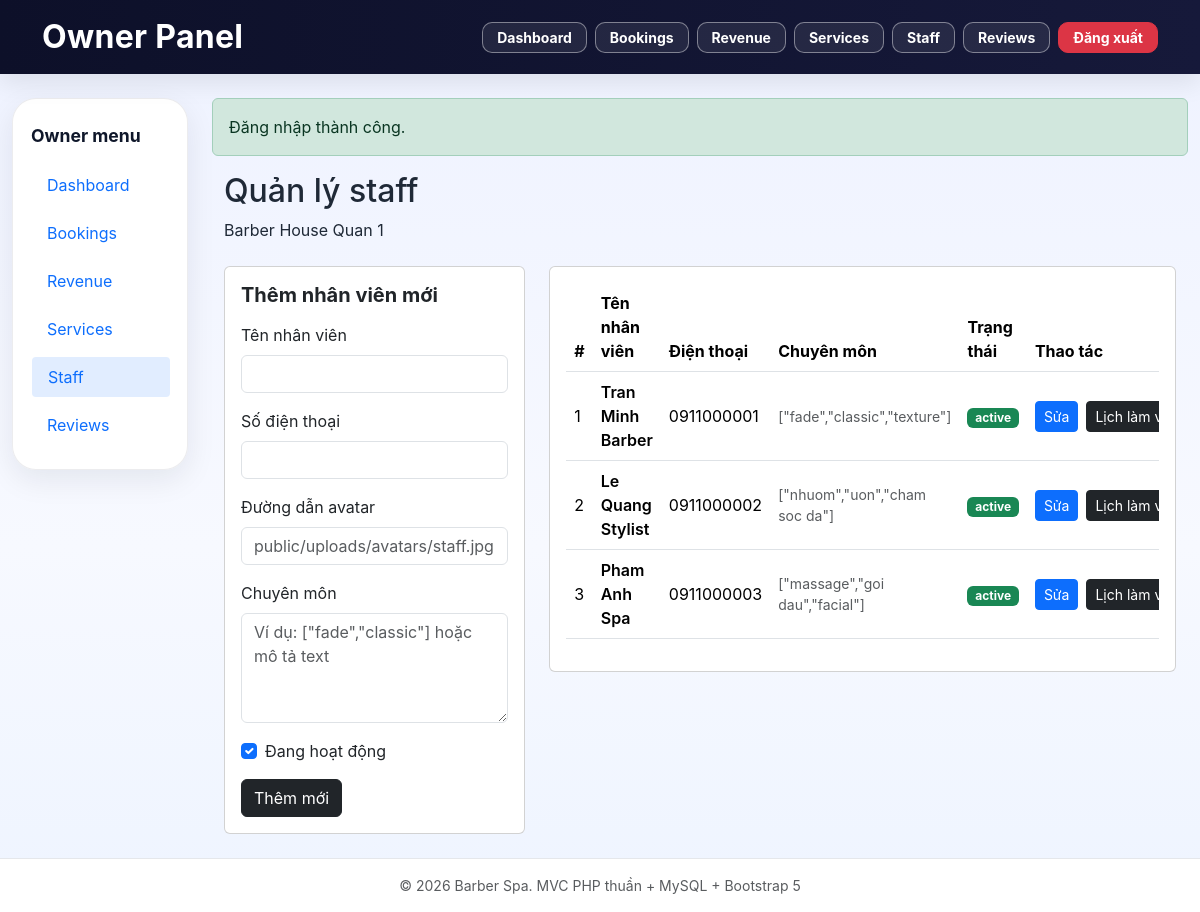
/owner/staff (signed in), run on the app's committed database.
### tables this page shows
CREATE TABLE salons (
    id INT UNSIGNED AUTO_INCREMENT PRIMARY KEY,
    owner_id INT UNSIGNED NOT NULL,
    name VARCHAR(200) NOT NULL,
    address VARCHAR(255) NOT NULL,
    district VARCHAR(100) NOT NULL,
    city VARCHAR(100) NOT NULL,
    phone VARCHAR(20) NOT NULL,
    description TEXT NULL,
    search_keywords TEXT NULL,
    open_time TIME NOT NULL DEFAULT '08:00:00',
    close_time TIME NOT NULL DEFAULT '20:00:00',
    working_days VARCHAR(100) NOT NULL DEFAULT '1,2,3,4,5,6',
    avg_rating DECIMAL(3,2) NOT NULL DEFAULT 0.00,
    total_reviews INT NOT NULL DEFAULT 0,
    total_bookings INT NOT NULL DEFAULT 0,
    status ENUM('pending', 'active', 'hidden', 'rejected', 'deleted') NOT NULL DEFAULT 'pending',
    reject_reason TEXT NULL,
    latitude DECIMAL(10,7) NULL,
    longitude DECIMAL(10,7) NULL,
    created_at TIMESTAMP NULL DEFAULT CURRENT_TIMESTAMP,
    updated_at TIMESTAMP NULL DEFAULT CURRENT_TIMESTAMP ON UPDATE CURRENT_TIMESTAMP,

    CONSTRAINT fk_salons_owner
        FOREIGN KEY (owner_id) REFERENCES users(id)
        ON DELETE CASCADE,

    INDEX idx_salons_owner (owner_id),
    INDEX idx_salons_status (status),
    INDEX idx_salons_city (city),
    INDEX idx_salons_district (district),
    INDEX idx_salons_rating (avg_rating),
    INDEX idx_salons_bookings (total_bookings),
    FULLTEXT KEY ft_salons_search (name, description, search_keywords)
);

CREATE TABLE staff (
    id INT UNSIGNED AUTO_INCREMENT PRIMARY KEY,
    salon_id INT UNSIGNED NOT NULL,
    name VARCHAR(150) NOT NULL,
    phone VARCHAR(20) NULL,
    avatar VARCHAR(255) NULL,
    specialties LONGTEXT NULL,
    is_active TINYINT(1) NOT NULL DEFAULT 1,

    CONSTRAINT fk_staff_salon
        FOREIGN KEY (salon_id) REFERENCES salons(id)
        ON DELETE CASCADE,

    INDEX idx_staff_salon (salon_id),
    INDEX idx_staff_active (is_active)
);

### core/helpers.php (called while the page is built, shortened)
<?php
function e(?string $value): string
{
    return htmlspecialchars((string) $value, ENT_QUOTES, 'UTF-8');
}
function render(string $view, array $data = [], string $layout = 'app'): void
{
    extract($data, EXTR_SKIP);
    require __DIR__ . '/../views/' . $view . '.php';
}

### controllers/owner/StaffController.php (called while the page is built, shortened)
<?php
require_once __DIR__ . '/../../models/Salon.php';
require_once __DIR__ . '/../../models/Staff.php';
class StaffController
{
    private Salon $salonModel;
    private Staff $staffModel;
    public function __construct()
    {
        $this->salonModel = new Salon();
        $this->staffModel = new Staff();
    }
    public function index(): void
    {
        $ownerId = (int) Auth::id();
        $salon = $this->salonModel->getFirstByOwnerId($ownerId);
        $staffList = $this->staffModel->getBySalonId((int) $salon['id']);
        $editingStaff = null;
        render('owner/staff/index', [
    'pageTitle' => 'Owner Staff - ' . APP_NAME,
    'navSection' => 'owner',
    'salon' => $salon,
    'staffList' => $staffList,
    'editingStaff' => $editingStaff,
]);
    }
}

### core/Database.php (called while the page is built, shortened)
<?php
class Database
{
    private static ?PDO $instance = null;
    public static function getInstance(): PDO
    {
        if (self::$instance === null) {
            $dsn = 'mysql:host=' . DB_HOST
                . ';port=' . DB_PORT
                . ';dbname=' . DB_NAME
                . ';charset=' . DB_CHARSET;
            $options = [
                PDO::ATTR_ERRMODE => PDO::ERRMODE_EXCEPTION,
                PDO::ATTR_DEFAULT_FETCH_MODE => PDO::FETCH_ASSOC,
                PDO::ATTR_EMULATE_PREPARES => false,
            ];
            self::$instance = new PDO($dsn, DB_USER, DB_PASS, $options);
        }
        return self::$instance;
    }
}

### core/Auth.php (called while the page is built, shortened)
<?php
class Auth
{
    public static function id(): ?int
    {
        return isset($_SESSION['user']['id']) ? (int) $_SESSION['user']['id'] : null;
    }
}

### models/Salon.php (called while the page is built, shortened)
<?php
class Salon
{
    private PDO $db;
    public function __construct()
    {
        $this->db = Database::getInstance();
    }
    public function getFirstByOwnerId(int $ownerId): ?array
    {
        $sql = "SELECT * FROM salons
                WHERE owner_id = :owner_id
                ORDER BY id ASC
                LIMIT 1";
        $stmt = $this->db->prepare($sql);
        $stmt->execute(['owner_id' => $ownerId]);
        $salon = $stmt->fetch();
        return $salon ?: null;
    }
}

### models/Staff.php (called while the page is built, shortened)
<?php
class Staff
{
    private PDO $db;
    public function __construct()
    {
        $this->db = Database::getInstance();
    }
    public function getBySalonId(int $salonId, bool $onlyActive = false): array
    {
        $sql = "SELECT * FROM staff WHERE salon_id = :salon_id";
        $params = ['salon_id' => $salonId];
        $sql .= " ORDER BY id ASC";
        $stmt = $this->db->prepare($sql);
        $stmt->execute($params);
        return $stmt->fetchAll();
    }
}

### views/owner/staff/index.php (the view, shortened to what this page needs)
<?php
function ownerStaffStatusBadgeClass($isActive): string
{
    return ((int) $isActive === 1) ? 'bg-success' : 'bg-secondary';
}
?>
<div class="container">
    <div class="mb-4">
        <h2 class="page-section-title">Quản lý staff</h2>
        <div class="page-section-subtitle"><?= e($salon['name']) ?></div>
    </div>
    <div class="row g-4">
        <div class="col-lg-4">
            <div class="card">
                <div class="card-body">
                    <h5 class="fw-bold mb-3">
                        <?= $editingStaff ? 'Sửa nhân viên' : 'Thêm nhân viên mới' ?>
                    </h5>
                    <form method="POST" action="<?= e(BASE_URL . '/owner/staff') ?>">
                        <div class="mb-3">
                            <label class="form-label">Tên nhân viên</label>
                            <input
                                type="text"
                                name="name"
                                class="form-control"
                                value="<?= e((string) ($editingStaff['name'] ?? '')) ?>"
                                required
                            >
                        </div>
                        <div class="mb-3">
                            <label class="form-label">Số điện thoại</label>
                            <input
                                type="text"
                                name="phone"
                                class="form-control"
                                value="<?= e((string) ($editingStaff['phone'] ?? '')) ?>"
                            >
                        </div>
                        <div class="mb-3">
                            <label class="form-label">Đường dẫn avatar</label>
                            <input
                                type="text"
                                name="avatar"
                                class="form-control"
                                value="<?= e((string) ($editingStaff['avatar'] ?? '')) ?>"
                                placeholder="public/uploads/avatars/staff.jpg"
                            >
                        </div>
                        <div class="mb-3">
                            <label class="form-label">Chuyên môn</label>
                            <textarea
                                name="specialties"
                                class="form-control"
                                rows="4"
                                placeholder='Ví dụ: ["fade","classic"] hoặc mô tả text'
                            ><?= e((string) ($editingStaff['specialties'] ?? '')) ?></textarea>
                        </div>
                        <div class="form-check mb-3">
                            <input
                                class="form-check-input"
                                type="checkbox"
                                name="is_active"
                                id="is_active"
                                <?= ((int) ($editingStaff['is_active'] ?? 1) === 1) ? 'checked' : '' ?>
                            >
                            <label class="form-check-label" for="is_active">
                                Đang hoạt động
                            </label>
                        </div>
                        <div class="d-flex gap-2">
                            <button type="submit" class="btn btn-dark">
                                <?= $editingStaff ? 'Cập nhật' : 'Thêm mới' ?>
                            </button>
                        </div>
                    </form>
                </div>
            </div>
        </div>
        <div class="col-lg-8">
            <div class="card">
                <div class="card-body">
                    <?php if (empty($staffList)): ?>
                        <div class="alert alert-info mb-0">Chưa có nhân viên nào.</div>
                    <?php else: ?>
                        <div class="table-responsive">
                            <table class="table align-middle">
                                <thead>
                                    <tr>
                                        <th>#</th>
                                        <th>Tên nhân viên</th>
                                        <th>Điện thoại</th>
                                        <th>Chuyên môn</th>
                                        <th>Trạng thái</th>
                                        <th style="min-width: 280px;">Thao tác</th>
                                    </tr>
                                </thead>
                                <tbody>
                                    <?php foreach ($staffList as $staff): ?>
                                        <tr>
                                            <td><?= e((string) $staff['id']) ?></td>
                                            <td class="fw-semibold"><?= e($staff['name']) ?></td>
                                            <td><?= e((string) ($staff['phone'] ?? '')) ?: '-' ?></td>
                                            <td>
                                                <div class="small text-muted">
                                                    <?= e((string) ($staff['specialties'] ?? '')) ?: '-' ?>
                                                </div>
                                            </td>
                                            <td>
                                                <span class="badge <?= ownerStaffStatusBadgeClass($staff['is_active']) ?>">
                                                    <?= ((int) $staff['is_active'] === 1) ? 'active' : 'inactive' ?>
                                                </span>
                                            </td>
                                            <td>
                                                <div class="d-flex gap-2 flex-wrap">
                                                    <a
                                                        href="<?= e(BASE_URL . '/owner/staff?edit_id=' . $staff['id']) ?>"
                                                        class="btn btn-sm btn-primary"
                                                    >
                                                        Sửa
                                                    </a>
                                                    <a
                                                        href="<?= e(BASE_URL . '/owner/staff/schedule?staff_id=' . $staff['id']) ?>"
                                                        class="btn btn-sm btn-dark"
                                                    >
                                                        Lịch làm việc
                                                    </a>
                                                </div>
                                            </td>
                                        </tr>
                                    <?php endforeach; ?>
                                </tbody>
                            </table>
                        </div>
                    <?php endif; ?>
                </div>
            </div>
        </div>
    </div>
</div>

### index.php (shortened to what this page needs)
<?php
require_once __DIR__ . '/core/Database.php';
require_once __DIR__ . '/core/Auth.php';
require_once __DIR__ . '/core/helpers.php';
$path = trim($_GET['path'] ?? '', '/');
foreach ($routes as $pattern => $handler) {
    $regex = '#^' . $pattern . '$#';
    if (preg_match($regex, $path, $matches)) {
        $params = array_slice($matches, 1);
        [$file, $method] = explode('@', $handler);
        $controller = new $className();
        call_user_func_array([$controller, $method], $params);
        break;
    }
}

### public/css/style.css (style rules this page uses)
:root { --primary-color: #0d6efd; --dark-color: #0f172a; --dark-2: #111827; --text-color: #1f2937; --muted-color: #6b7280; --light-bg: #f3f4f6; --white: #ffffff; --border-color: #e5e7eb; --shadow-soft: 0 10px 30px rgba(15, 23, 42, 0.08); --shadow-medium: 0 20px 40px rgba(15, 23, 42, 0.12); --radius-lg: 22px; --radius-md: 16px; --radius-sm: 12px; }
html { scroll-behavior: smooth; }
body { font-family: "Inter", system-ui, -apple-system, BlinkMacSystemFont, "Segoe UI", sans-serif; background: linear-gradient(180deg, #e2e8f0 0%, #eff6ff 42%, #f8fafc 100%); color: var(--text-color); }
.admin-layout, .owner-layout { background: linear-gradient(180deg, #eef2ff 0%, #f7f9ff 60%, #eef4ff 100%); }

### data on the page
salons: name "Barber House Quan 1"
staff: id "1", name "Tran Minh Barber", phone "0911000001", specialties "[\"fade\",\"classic\",\"texture\"]", is_active "active"
staff: id "2", name "Le Quang Stylist", phone "0911000002", specialties "[\"nhuom\",\"uon\",\"cham soc da\"]", is_active "active"
staff: id "3", name "Pham Anh Spa", phone "0911000003", specialties "[\"massage\",\"goi dau\",\"facial\"]", is_active "active"

### other printed values
$label "Dashboard"
$label "Bookings"
$label "Revenue"
$label "Services"
$label "Staff"
$label "Reviews"
getFlash($key) "Đăng nhập thành công."
